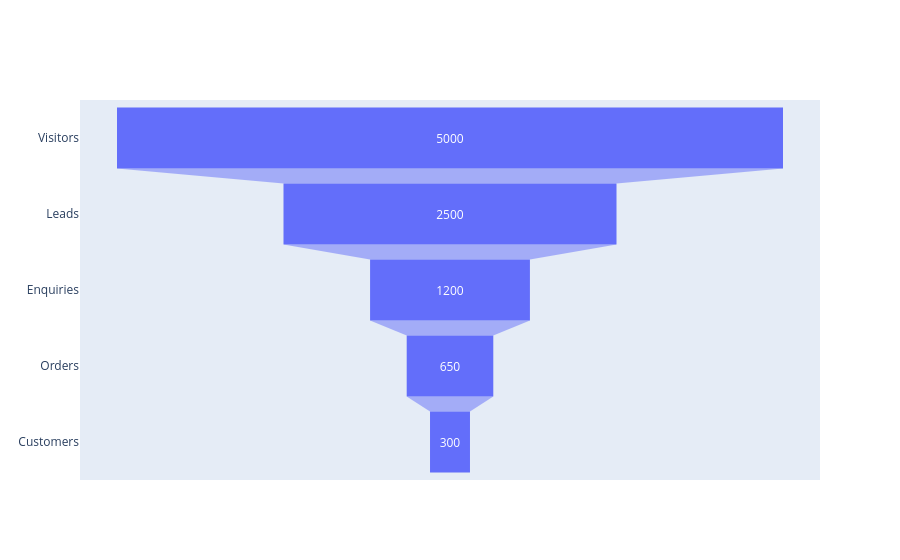

The notebook cell saved with this chart:
### Code cell
fig = go.Figure()

fig.add_trace(
    go.Funnel(
        y=["Visitors", "Leads", "Enquiries", "Orders", "Customers"],
        x=[5000, 2500, 1200, 650, 300]
    )
)

fig.show()

### Figure 1 — Plotly figure (JSON) as saved in the notebook; plotly's stock layout.template omitted (floating-point values rounded to 4 significant figures)
{"data": [{"type": "funnel", "x": [5000, 2500, 1200, 650, 300], "y": ["Visitors", "Leads", "Enquiries", "Orders", "Customers"]}], "layout": {}}
